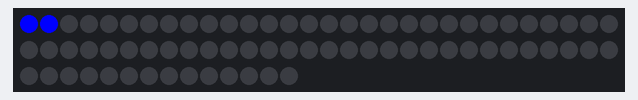
Bench run of a sketch on a simulated ATtiny85, built with avr-gcc and run on an emulated ATtiny85. Shown: 74 RGB LEDs in strip order, left to right, continuing on the next row.

Above: at 0.07 s.
At 1.05 s:
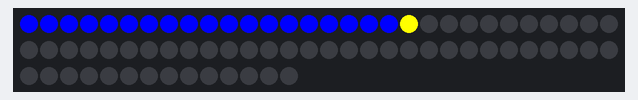
At 2.1 s:
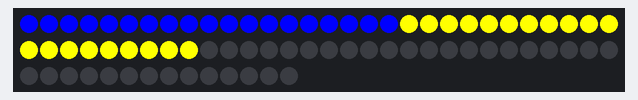
At 3.09 s:
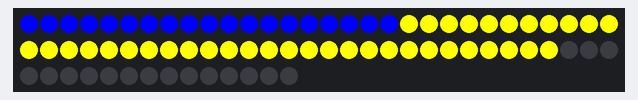
At 4.1 s:
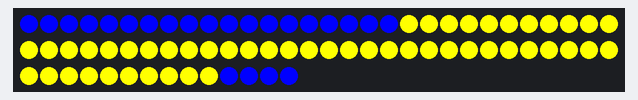

The sketch:

tele-op_front.ino
```cpp
#include <Adafruit_DotStar.h>

#include <SPI.h>

struct struct_color {
  uint32_t color1;
  uint32_t color2;
  uint32_t color3;
  uint32_t color4;
};

uint32_t red = 0x0000FF00;
uint32_t orange = 0x0080FF00;  // 'On' color 00(G)(R)(B)
uint32_t yellow = 0x00FFFF00;
uint32_t green = 0x00FF0000;
uint32_t blue = 0x000000FF;
uint32_t purple = 0x000080FF;
uint32_t pink = 0x000FFF07;

struct_color color = {blue, yellow, blue, yellow};

#define SPEED 50
#define NUMPIXELS 74
#define LONG 22
#define SHORT 15
#define FRONT 0
#define DATAPIN    11
#define CLOCKPIN   13
Adafruit_DotStar strip = Adafruit_DotStar(
  NUMPIXELS, DATAPIN, CLOCKPIN, DOTSTAR_BRG);

void setup() {

#if defined(__AVR_ATtiny85__) && (F_CPU == 16000000L)
  clock_prescale_set(clock_div_1);
#endif

  strip.begin();
  strip.show();
}

int      n = 0, head = SHORT, tail = 0, temp = 0, head2 = LONG + SHORT, tail2 = head,
temp2 = 0, head3 = 2 * SHORT + LONG, tail3 = SHORT + LONG, temp3 = 0, head4 = NUMPIXELS, tail4 = head3, temp4 = 0;

void loop(){

if(FRONT == 0){

for(n = 0;n < SHORT + 4;n++)
  {
    strip.setPixelColor(n, color.color1);
    if(SPEED != 0){
    strip.show();
    delay(SPEED);
    }
  }

for(n = SHORT + 4;n <= NUMPIXELS - 5;n++)
  {
    strip.setPixelColor(n, color.color2);
    if(SPEED != 0){
    strip.show();
    delay(SPEED);
    }
  }

for(n = NUMPIXELS - 4;n < NUMPIXELS;n++)
  {
    strip.setPixelColor(n, color.color1);
    if(SPEED != 0){
    strip.show();
    delay(SPEED);
    }
  }

}

else{

  for(n = 0;n < (SHORT + LONG - 4);n++)
  {
    strip.setPixelColor(n, color.color4);
    if(SPEED != 0){
    strip.show();
    delay(SPEED);
    }
  }

for(n = SHORT + LONG - 4;n < (2 * SHORT + LONG + 4);n++)
  {
    strip.setPixelColor(n, color.color3);
    if(SPEED != 0){
    strip.show();
    delay(SPEED);
    }
  }

for(n = 2 * SHORT + LONG + 4;n <= NUMPIXELS;n++)
  {
    strip.setPixelColor(n, color.color4);
    if(SPEED != 0){
    strip.show();
    delay(SPEED);
    }
  }

}

  strip.show();

}
```
